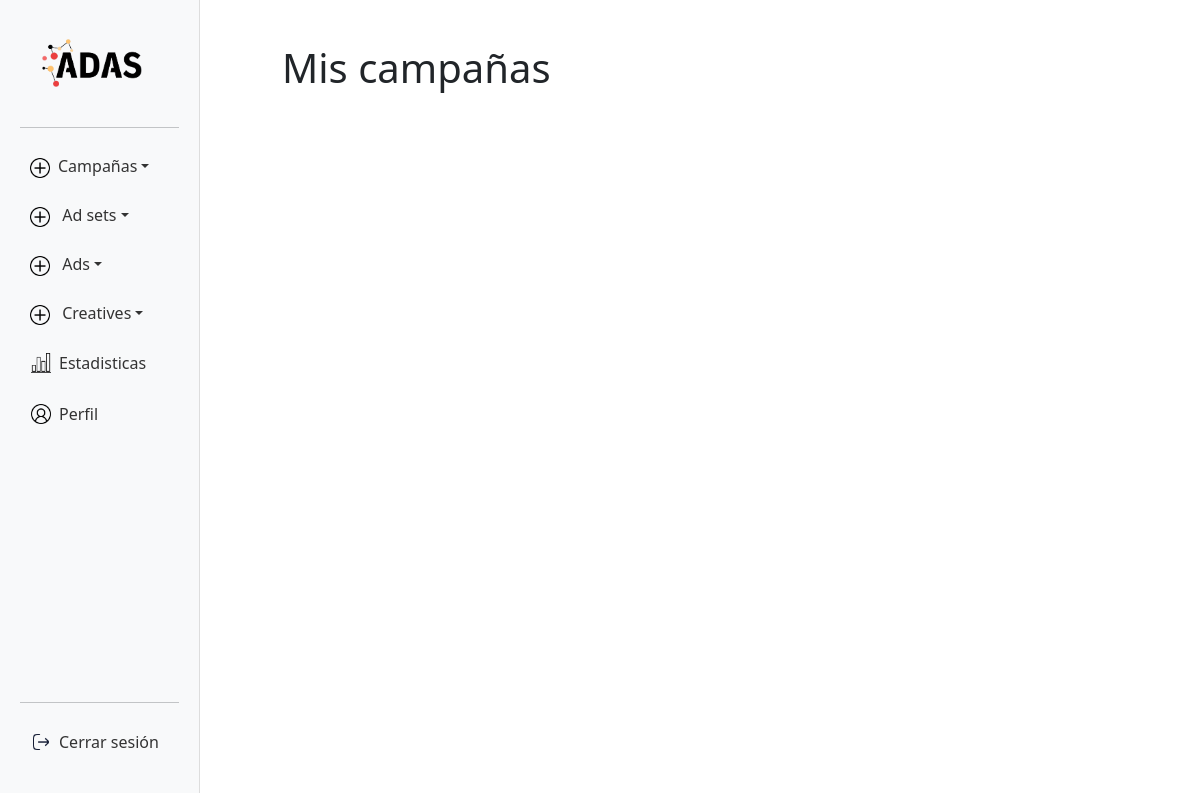
The page /mis_campañas/ on the database as committed earlier.
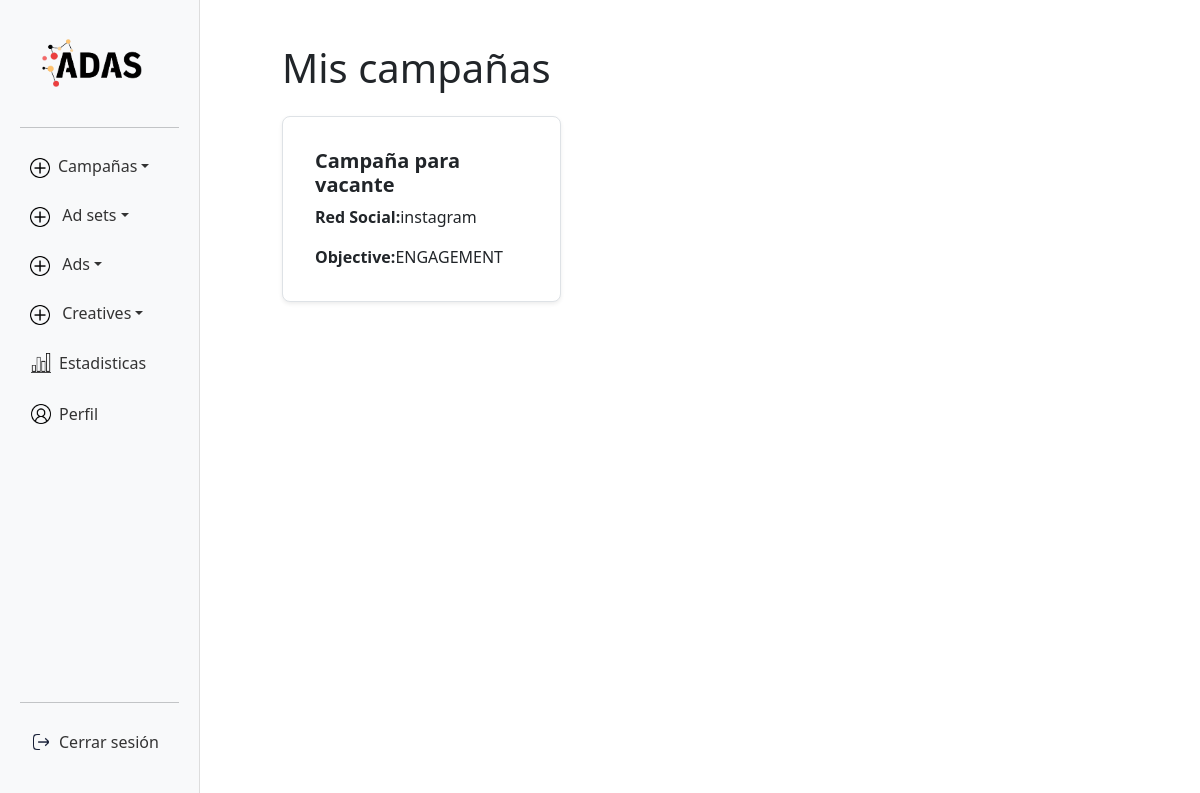
The same page on the database as committed later.
### administrador/models.py (models this page shows, shortened)
class Campaign(models.Model):
    REDES_SOCIALES = [
        ('facebook', 'Facebook'),
        ('instagram', 'Instagram'),
        ('X', 'X'),
    ]
    OBJECTIVES = [
        ('CONVERSIONS', 'Conversiones'),
        ('ENGAGEMENT', 'Interacción'),
        ('BRAND_AWARENESS', 'Conocimiento de marca'),
        ('LEAD_GENERATION', 'Leads'),
    ]
    nombre = models.CharField(max_length=255)
    red_social = models.CharField(max_length=20, choices=REDES_SOCIALES, default='facebook')
    objective = models.CharField(max_length=250, choices=OBJECTIVES, default="REACH")  # Facebook
    campaign_id = models.CharField(max_length=255, null=True, blank=True, default="")
    created_at = models.DateField(default=date.today)

### administrador/views.py (called while the page is built)
def mis_campañas(request):
    campañas = Campaign.objects.all()
    return render(request, 'mis_campañas.html', {'campañas':campañas})

### administrador/templates/mis_campañas.html
{% extends 'panel.html' %}
{% block content %}
<div class="container mt-4">
    <h1 class="mb-4">Mis campañas</h1>
    <div class="row row-cols-1 row-cols-md-2 row-cols-lg-3 g-4">
        {% for campaña in campañas %}
        <div class="col">
            <div class="card border rounded-3 shadow-sm p-3">
                <div class="card-body">
                    <h5 class="card-title fw-bold">{{ campaña.nombre }}</h5>
                    <p class="card-text"><strong>Red Social:</strong>{{ campaña.red_social}}</p>
                    <p class="card-text"><strong>Objective:</strong>{{ campaña.objective}}</p>
                </div>
            </div>
        </div>
        {% endfor %}
    </div>
</div>
{% endblock content %}

Rows that differ between the two databases and show on the page:
added Campaign: nombre "Campaña para vacante", red_social "instagram", objective "ENGAGEMENT"
